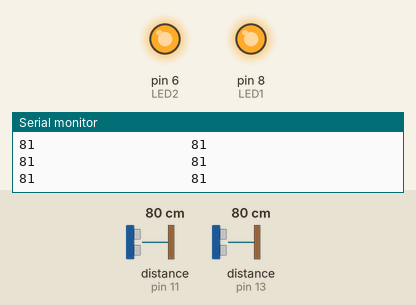
A sketch run on a simulated Arduino Uno, built with avr-gcc and run on an emulated ATmega328P. Shown: output pins drawn as LEDs (lit = HIGH), the last lines printed to the serial monitor. Wiring (inferred from the names in the program): 2 × ultrasonic range finder: trigger pin 2, echo pin 11 / trigger pin 12, echo pin 13. The inputs (shaded band) are chosen by the test bench; at power-on: distance to the obstacle (sensors on pin 11, pin 13) 80 cm. The echo pulse lasts 58.3 µs per cm; pins used as bus, display or sensor lines are not drawn.

Above: at 1.2 s.
1.3 s: distance to the obstacle (sensor on pin 11) set to 12 cm
4.3 s: distance to the obstacle (sensor on pin 11) set to 9 cm
At 5.3 s:
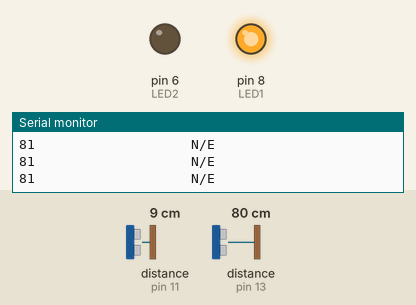
5.8 s: distance to the obstacle (sensor on pin 13) set to 16 cm
7.3 s: distance to the obstacle (sensor on pin 13) set to 13 cm
At 7.8 s:
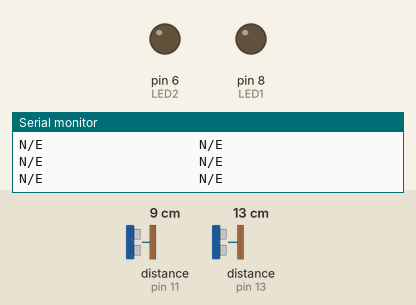
8.8 s: distance to the obstacle (sensor on pin 11) set to 18 cm
At 9.4 s:
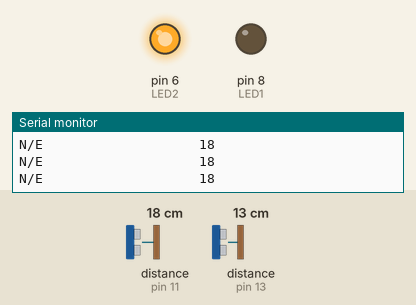
Timing chart, 0 to 11.3 s (numbered marks = the images above; inputs shaded):
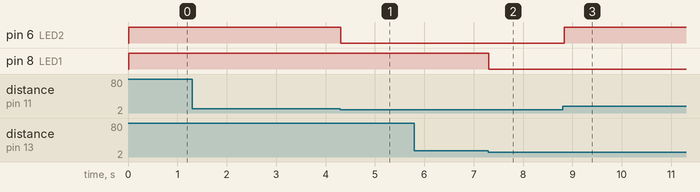

The sketch:

ultrasonic1.ino
```cpp
const int trig1 = 12;
const int trig2 = 2;
const int echo1 = 13;

const int echo2 = 11;

const int LED1 = 8;
const int LED2 = 6;

int duration1 = 0;
int distance1 = 0;
int duration2 = 0;
int distance2 = 0;


void setup() {
  pinMode(trig1 , OUTPUT);
  pinMode(trig2 , OUTPUT);
  pinMode(echo1 , INPUT);

  pinMode(echo2 , INPUT);

  pinMode(LED1 , OUTPUT);
  pinMode(LED2 , OUTPUT);

   Serial.begin(9600);

}

void loop() {
  digitalWrite(trig1 , HIGH);
  delayMicroseconds(1000);
  digitalWrite(trig1 , LOW);

  duration1 = pulseIn(echo1 , HIGH);
  distance1 = (duration1/2) / 28.5 ;

  digitalWrite(trig2 , HIGH);
  delayMicroseconds(1000);
  digitalWrite(trig2 , LOW);
  duration2 = pulseIn(echo2 , HIGH);
  distance2 = (duration2/2) / 28.5 ;


   if ( distance1 >= 15 )
  {
    digitalWrite(LED1, HIGH);
    Serial.print(distance1);
    Serial.print("\t\t\t\t\t\t\t\t\t\t");
  }
  else
  {
    digitalWrite(LED1, LOW);
    Serial.print("N/E");
    Serial.print("\t\t\t\t\t\t\t\t\t\t");
  }
   if ( distance2 >= 10 )
  {
    digitalWrite(LED2, HIGH);
    Serial.print(distance2);
    Serial.print("\t\t\t\t\t\t\t\t\t\t");
  }
  else
  {
    digitalWrite(LED2, LOW);
    Serial.print("N/E");
    Serial.print("\t\t\t\t\t\t\t\t\t\t");
  }
  Serial.println("");
}
```

Measured:
- the behaviour switches between 11 and 10 cm on distance to the obstacle (sensor on pin 11) (found by bisection; images 0 and 1)
- the behaviour switches between 15 and 14 cm on distance to the obstacle (sensor on pin 13) (found by bisection; images 1 and 2)
- after the input at 4.3 s, pin 6 (LED2): HIGH → LOW at once
- after the input at 7.3 s, pin 8 (LED1): HIGH → LOW at once
- after the input at 8.8 s, pin 6 (LED2): LOW → HIGH at once
